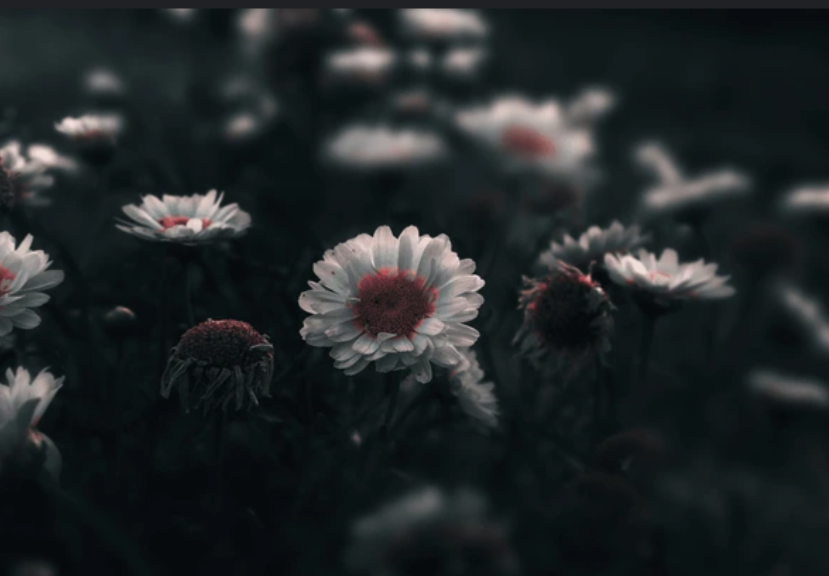
#> input picture Python/assets/p0/rgb.png, 829 x 576 px, found by its file name
$ python rgbFreqHistSeparatedWithImage.py
#> lines starting #> are read from the running program, lines starting #| are printed output that depends on the picture
import cv2
import numpy as np
import matplotlib.pyplot as plt

# Create a 0 to 255 freqMap, where index = intensity level & freq[index] = freq of pixels


def createMap(intMap):
    freqMap = [0]*256
    for row in intMap:
        for val in row:
            freqMap[val] += 1
    return freqMap


# [7 lines of commented-out code are left out]
image_path = './assets/p0/rgb.png'

image = cv2.imread(image_path)
#> image is the input picture: shape (576, 829, 3); mean B, G, R 39.9, 38.4, 33.1
print(image.shape)
#| (576, 829, 3)

# Convert the image from BGR to RGB
image_rgb = cv2.cvtColor(image, cv2.COLOR_BGR2RGB)
red_channel = image_rgb[:, :, 0]  # Red channel (0 for Red in RGB image)
green_channel = image_rgb[:, :, 1]  # Green channel (1 for Green in RGB image)
blue_channel = image_rgb[:, :, 2]  # Blue channel (2 for Blue in RGB image)

r_hist = createMap(red_channel)
#> after the loop in createMap, `for row in intMap:`: freqMap = 256 values, max 40222 at index 10, min 0 at index 0, mean 1865.2
#> r_hist has the same summary as freqMap in createMap
g_hist = createMap(green_channel)
#> g_hist = 256 values, max 28040 at index 19, min 0 at index 0, mean 1865.2
b_hist = createMap(blue_channel)
#> b_hist = 256 values, max 31429 at index 20, min 0 at index 0, mean 1865.2

# Create a figure with subplots
fig, axs = plt.subplots(2, 3, figsize=(14, 10))

# Display the RGB image
# axs[0, 0].imshow(image_rgb)
# axs[0, 0].set_title("RGB Image")
# axs[0, 0].axis('off')

# Plot the histograms as bars
axs[1, 0].bar(range(256), r_hist, color='red', alpha=0.6, label='Red Channel')
axs[1, 1].bar(range(256), g_hist, color='green',
              alpha=0.6, label='Green Channel')
axs[1, 2].bar(range(256), b_hist, color='blue',
              alpha=0.6, label='Blue Channel')

# red channel
# axs[0, 1].set_title("RGB Histogram")
# axs[0, 1].set_xlabel("Pixel Intensity")
axs[1, 0].set_ylabel("Frequency")
axs[1, 0].legend()
axs[1, 0].grid()

# green channel
# axs[1, 0].set_title("RGB Histogram")
# axs[1, 0].set_xlabel("Pixel Intensity")
axs[1, 1].set_ylabel("Frequency")
axs[1, 1].legend()
axs[1, 1].grid()

# green channel
axs[1, 2].set_title("RGB Histogram")
# axs[1,2].set_xlabel("Pixel Intensity")
axs[1, 2].set_ylabel("Frequency")
axs[1, 2].legend()
axs[1, 2].grid()

# Display the Red channel
axs[0, 0].imshow(red_channel, cmap='Reds')
axs[0, 0].set_title("Red Channel")
axs[0, 0].axis('off')

# Display the Green channel
axs[0, 1].imshow(green_channel, cmap='Greens')
axs[0, 1].set_title("Green Channel")
axs[0, 1].axis('off')

# Display the Blue channel
axs[0, 2].imshow(blue_channel, cmap='Blues')
axs[0, 2].set_title("Blue Channel")
axs[0, 2].axis('off')

plt.tight_layout()
plt.show()
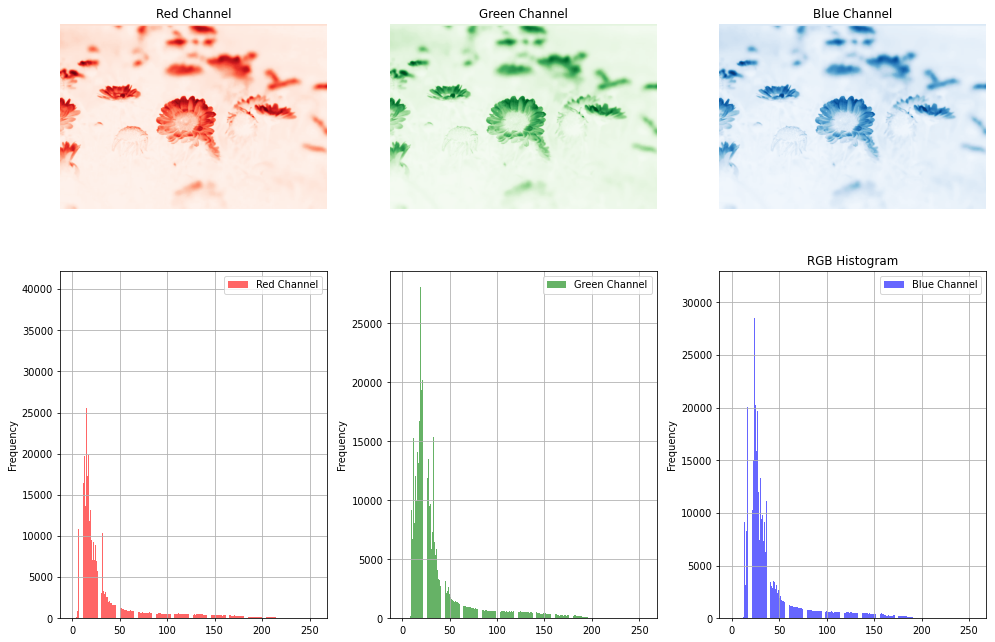
#> figure drawn by matplotlib, 6 panels; panel 4: tallest bar 40222 high, from x = 9.6 to 10.4; panel 5: tallest bar 28040 high, from x = 18.6 to 19.4; panel 6: tallest bar 31429 high, from x = 19.6 to 20.4
